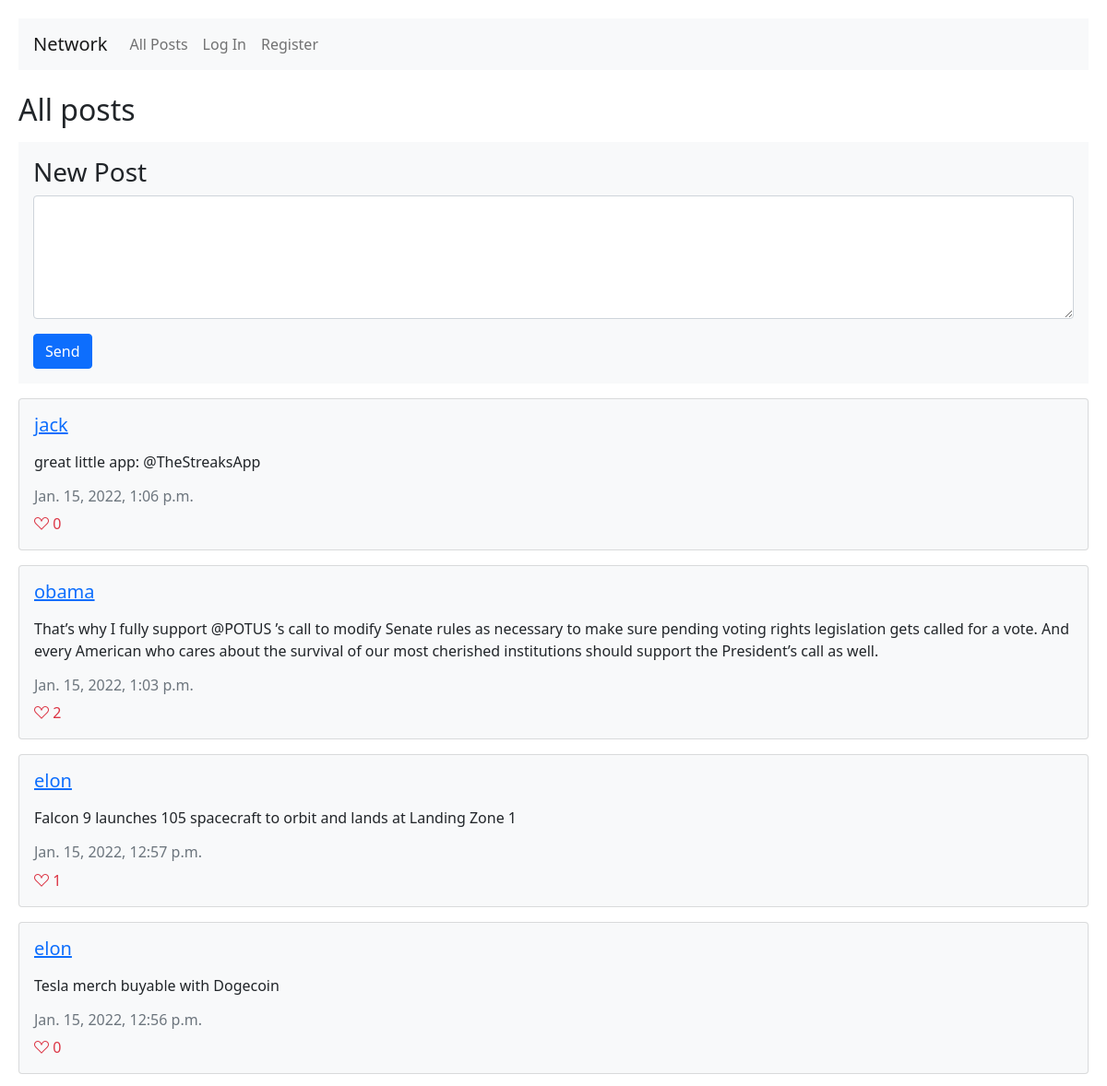
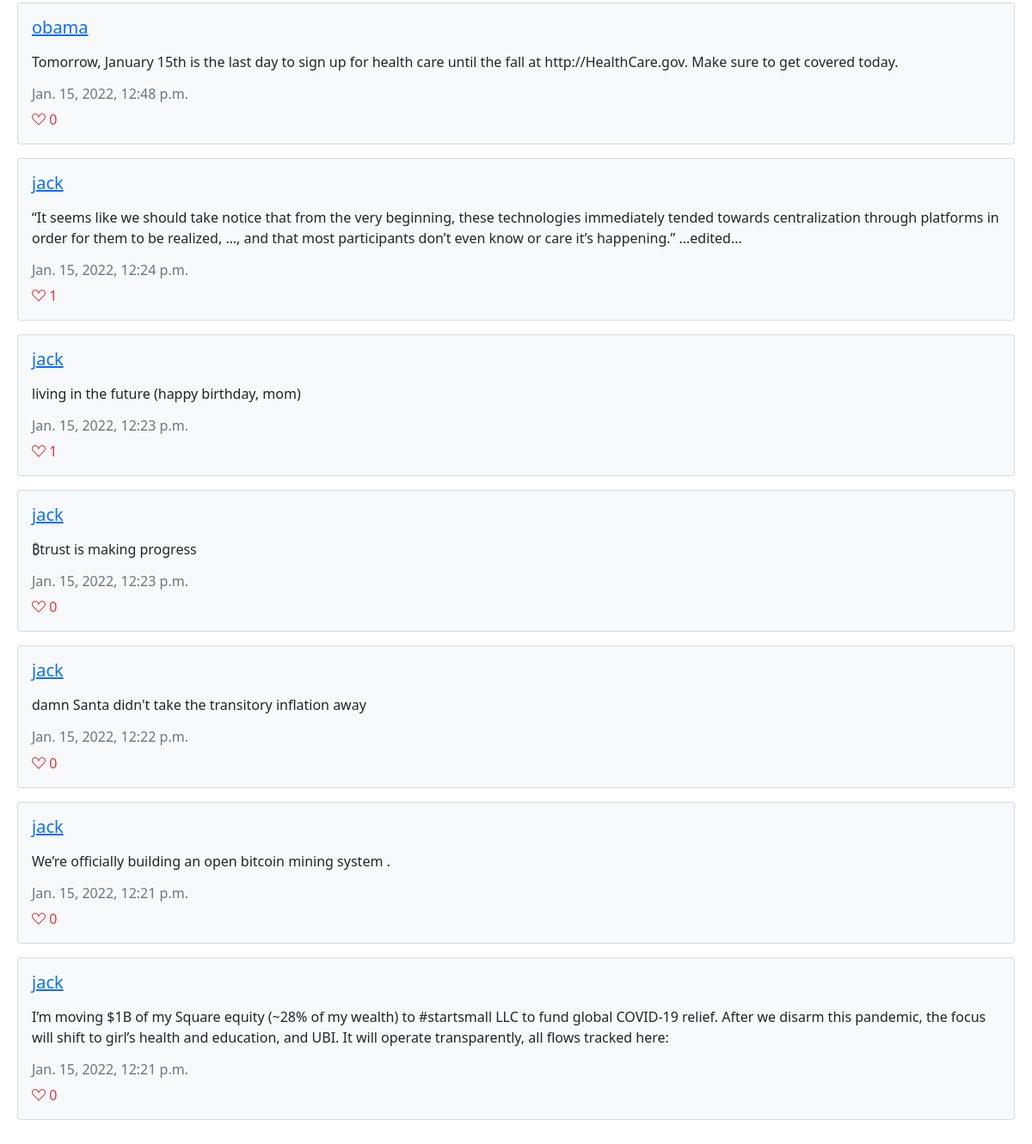
The page / on the database its author committed (2 pictures, top to bottom).
### network/models.py (models this page shows)
class Post(models.Model):
    user = models.ForeignKey(User, on_delete=models.CASCADE)
    text = models.CharField(max_length=280)
    time_stamp = models.DateTimeField(auto_now_add=True)
    @property
    def likes(self):
        return self.like_set.all().count()

class User(AbstractUser):
    pass

### network/views.py (the view, shortened to what this page needs)
# urls.py: path("", views.index, name="index"),
def index(request, username = None, following_page=False):
    view_user = None
    follow = None
    if username:
        view_user = User.objects.get(username=username)
        posts = Post.objects.filter(user=view_user).order_by("-time_stamp")
        page_title = None
        try:
            follow = Follow.objects.get(follower=request.user, following=view_user)
        except Follow.DoesNotExist:
            follow = None
    elif following_page:
        following_set = Follow.objects.filter(follower=request.user)
        following_users = [follow_item.following for follow_item in following_set]
        posts = Post.objects.filter(user__in=following_users).order_by("-time_stamp")
        page_title = "Following"
    else:
        posts = Post.objects.all().order_by("-time_stamp")
        page_title = "All posts"
    context = {
            "posts": posts,
            "view_user": view_user,
            "follow": follow,
            "followers": Follow.objects.filter(following=view_user).count(),
            "following": Follow.objects.filter(follower=view_user).count(),
            "page_title": page_title
        }
    if request.user.is_authenticated:
        likes = request.user.like_set.all()
        liked_posts = [like.post for like in likes]
        context["liked_posts"] = liked_posts
    return render(request, "network/index.html", context)

### network/templates/network/index.html (shortened to what this page needs)
{% extends "network/layout.html" %}
{% block body %}
{% if view_user %}
<div class=" row justify-content-center">
  <div class="card my-3 bg-info align-self-center text-center col-6" id="post{{post.id}}">
    <div class="card-body">
      <h2>{{view_user}}</h2>
      <p id="followerCount">Followers: {{followers}}</p>
      <p>Following: {{following}}</p>
      {% if request.user != view_user%}
        {% if follow %}
          <button name={{view_user}} id="followButton" class="btn btn-danger">Unfollow</button>
        {% else %}
          <button name={{view_user}} id="followButton" class="btn btn-primary">Follow</button>
        {% endif %}
      {% endif %}
    </div>
  </div>
</div>
{% else %}
{% if page_title %}
  <h2 class="mt-4" id="pageTitle">{{page_title}}</h2>
{% endif %}
  <div class="my-3 p-3 bg-light" id="newPostDiv">
      <form method="POST" action="{% url 'index' %}">
          <div class="mb-3">
            <h3>New Post</h3>
            <textarea maxlength="280" class="form-control" id="postText" name="text" rows="5"></textarea>
          </div>
          <button id="sendPost" type="submit" class="btn btn-primary">Send</button>
        </form>
  </div>
{% endif %}
{% for post in posts %}
  <div class="card my-3 bg-light" id="post{{post.id}}">
    <div class="card-body">
      <a href="{% url 'userpage' post.user %}"><h5 class="card-title">{{post.user}}</h5></a>
      <div id="textDiv{{post.id}}" class="py-2">
        <p class="card-text">{{post.text}}</p>
      </div>
      <h6 class="card-subtitle my-2 text-muted">{{post.time_stamp}}</h6>
      {% if post in liked_posts %}
      <a href="#" class="card-link text-danger text-decoration-none"><i name="{{post.id}}" class="bi bi-suit-heart-fill like-heart"> </i><span id="like-count-{{post.id}}" class="like-num">{{post.likes}}</span></a>
      {% else %}
      <a href="#" class="card-link text-danger text-decoration-none"><i name="{{post.id}}" class="bi bi-suit-heart like-heart"> </i><span id="like-count-{{post.id}}" class="like-num">{{post.likes}}</span></a>
      {% endif %}
    </div>
  </div>
{% endfor %}
{% endblock %}

### network/templates/network/layout.html (shortened to what this page needs)
{% load static %}
<!DOCTYPE html>
<html lang="en">
    <head>
        <link href="https://cdn.jsdelivr.net/npm/bootstrap@5.1.3/dist/css/bootstrap.min.css" rel="stylesheet">
        <link rel="stylesheet" href="https://cdn.jsdelivr.net/npm/bootstrap-icons@1.7.2/font/bootstrap-icons.css">
        <link href="{% static 'network/styles.css' %}" rel="stylesheet">
    </head>
    <body>
        <nav class="navbar navbar-expand-lg navbar-light bg-light px-3">
            <a class="navbar-brand" href="#">Network</a>
            <div>
              <ul class="navbar-nav mr-auto">
                <li class="nav-item">
                  <a class="nav-link" href="{% url 'index' %}">All Posts</a>
                </li>
                {% if user.is_authenticated %}
                    <li class="nav-item">
                        <a class="nav-link" href="{% url 'following' %}">Following</a>
                    </li>
                    <li class="nav-item">
                        <a class="nav-link" href="{% url 'logout' %}">Log Out</a>
                    </li>
                {% else %}
                    <li class="nav-item">
                        <a class="nav-link" href="{% url 'login' %}">Log In</a>
                    </li>
                    <li class="nav-item">
                        <a class="nav-link" href="{% url 'register' %}">Register</a>
                    </li>
                {% endif %}
              </ul>
            </div>
          </nav>
        <div class="body">
            {% block body %}
            {% endblock %}
        </div>
    </body>
</html>

### network/static/network/styles.css (style rules this page uses)
body { padding: 20px; }

### rows shown on the page
Post: user "jack", text "great little app: @TheStreaksApp", time_stamp "Jan. 15, 2022, 1:06 p.m.", likes "0"
Post: user "obama", text "That’s why I fully support @POTUS ’s call to modify Senate rules as necessary to make sure pending voting rights legislation gets called for a vote. And every American who cares about the survival of our most cherished institutions should support the President’s call as well.", time_stamp "Jan. 15, 2022, 1:03 p.m.", likes "2"
Post: user "elon", text "Falcon 9 launches 105 spacecraft to orbit and lands at Landing Zone 1", time_stamp "Jan. 15, 2022, 12:57 p.m.", likes "1"
Post: user "elon", text "Tesla merch buyable with Dogecoin", time_stamp "Jan. 15, 2022, 12:56 p.m.", likes "0"
Post: user "obama", text "Tomorrow, January 15th is the last day to sign up for health care until the fall at http://HealthCare.gov. Make sure to get covered today.", time_stamp "Jan. 15, 2022, 12:48 p.m.", likes "0"
Post: user "jack", text "“It seems like we should take notice that from the very beginning, these technologies immediately tended towards centralization through platforms in order for them to be realized, …, and that most participants don’t even know or care it’s happening.” ...edited...", time_stamp "Jan. 15, 2022, 12:24 p.m.", likes "1"
Post: user "jack", text "living in the future (happy birthday, mom)", time_stamp "Jan. 15, 2022, 12:23 p.m.", likes "1"
Post: user "jack", text "₿trust is making progress", time_stamp "Jan. 15, 2022, 12:23 p.m.", likes "0"
Post: user "jack", text "damn Santa didn't take the transitory inflation away", time_stamp "Jan. 15, 2022, 12:22 p.m.", likes "0"
Post: user "jack", text "We’re officially building an open bitcoin mining system .", time_stamp "Jan. 15, 2022, 12:21 p.m.", likes "0"
Post: user "jack", text "I’m moving $1B of my Square equity (~28% of my wealth) to #startsmall LLC to fund global COVID-19 relief. After we disarm this pandemic, the focus will shift to girl’s health and education, and UBI. It will operate transparently, all flows tracked here:", time_stamp "Jan. 15, 2022, 12:21 p.m.", likes "0"

### other values the page prints
{{ page_title }} "All posts"
